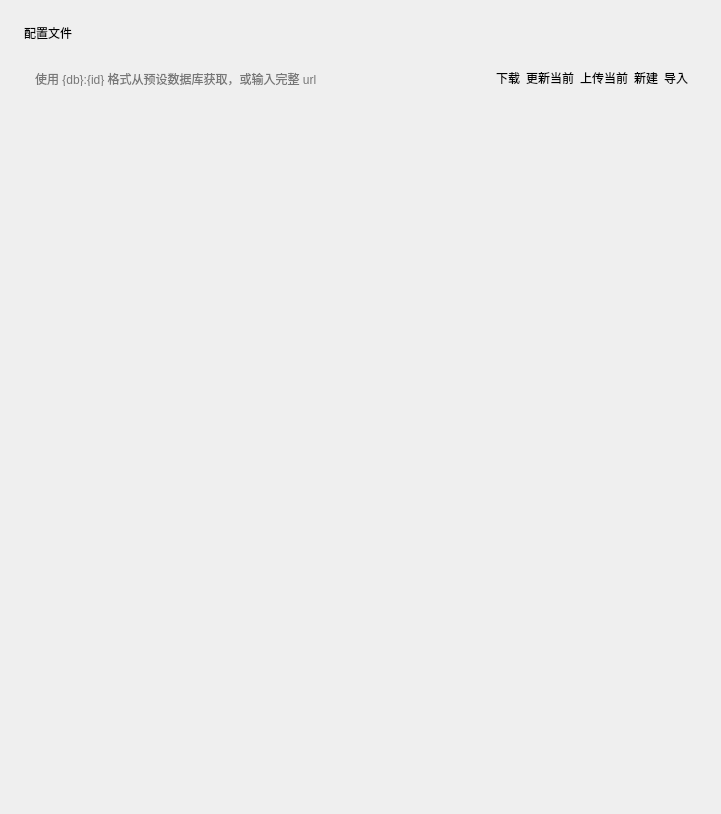
<?xml version="1.0" encoding="UTF-8"?>
<ui version="4.0">
 <class>Form</class>
 <widget class="QWidget" name="Form">
  <property name="geometry">
   <rect>
    <x>0</x>
    <y>0</y>
    <width>721</width>
    <height>814</height>
   </rect>
  </property>
  <property name="sizePolicy">
   <sizepolicy hsizetype="Preferred" vsizetype="Preferred">
    <horstretch>0</horstretch>
    <verstretch>0</verstretch>
   </sizepolicy>
  </property>
  <property name="windowTitle">
   <string>Form</string>
  </property>
  <layout class="QVBoxLayout" name="verticalLayout_2">
   <property name="spacing">
    <number>18</number>
   </property>
   <property name="leftMargin">
    <number>24</number>
   </property>
   <property name="topMargin">
    <number>24</number>
   </property>
   <property name="rightMargin">
    <number>24</number>
   </property>
   <property name="bottomMargin">
    <number>24</number>
   </property>
   <item>
    <widget class="TitleLabel" name="TitleLabel">
     <property name="text">
      <string>配置文件</string>
     </property>
    </widget>
   </item>
   <item>
    <widget class="SmoothScrollArea" name="SmoothScrollArea">
     <property name="styleSheet">
      <string notr="true">background: transparent; border: none</string>
     </property>
     <property name="widgetResizable">
      <bool>true</bool>
     </property>
     <widget class="QWidget" name="scrollAreaWidgetContents">
      <property name="geometry">
       <rect>
        <x>0</x>
        <y>0</y>
        <width>673</width>
        <height>711</height>
       </rect>
      </property>
      <layout class="QVBoxLayout" name="verticalLayout_9">
       <item>
        <layout class="QHBoxLayout" name="horizontalLayout">
         <property name="bottomMargin">
          <number>0</number>
         </property>
         <item>
          <widget class="LineEdit" name="config_url">
           <property name="placeholderText">
            <string>使用 {db}:{id} 格式从预设数据库获取，或输入完整 url</string>
           </property>
          </widget>
         </item>
         <item>
          <widget class="PushButton" name="config_download">
           <property name="text">
            <string>下载</string>
           </property>
          </widget>
         </item>
         <item>
          <widget class="PushButton" name="config_update">
           <property name="text">
            <string>更新当前</string>
           </property>
          </widget>
         </item>
         <item>
          <widget class="PushButton" name="config_upload">
           <property name="text">
            <string>上传当前</string>
           </property>
          </widget>
         </item>
         <item>
          <widget class="PushButton" name="config_new">
           <property name="text">
            <string>新建</string>
           </property>
          </widget>
         </item>
         <item>
          <widget class="PushButton" name="config_import">
           <property name="text">
            <string>导入</string>
           </property>
          </widget>
         </item>
        </layout>
       </item>
       <item>
        <spacer name="verticalSpacer">
         <property name="orientation">
          <enum>Qt::Vertical</enum>
         </property>
         <property name="sizeType">
          <enum>QSizePolicy::Fixed</enum>
         </property>
         <property name="sizeHint" stdset="0">
          <size>
           <width>20</width>
           <height>20</height>
          </size>
         </property>
        </spacer>
       </item>
       <item>
        <widget class="ListWidget" name="config_table"/>
       </item>
      </layout>
     </widget>
    </widget>
   </item>
  </layout>
 </widget>
 <customwidgets>
  <customwidget>
   <class>PushButton</class>
   <extends>QPushButton</extends>
   <header>qfluentwidgets</header>
  </customwidget>
  <customwidget>
   <class>SmoothScrollArea</class>
   <extends>QScrollArea</extends>
   <header>qfluentwidgets</header>
   <container>1</container>
  </customwidget>
  <customwidget>
   <class>TitleLabel</class>
   <extends>QLabel</extends>
   <header>qfluentwidgets</header>
  </customwidget>
  <customwidget>
   <class>LineEdit</class>
   <extends>QLineEdit</extends>
   <header>qfluentwidgets</header>
  </customwidget>
  <customwidget>
   <class>ListWidget</class>
   <extends>QListWidget</extends>
   <header>qfluentwidgets</header>
  </customwidget>
 </customwidgets>
 <resources/>
 <connections/>
</ui>
